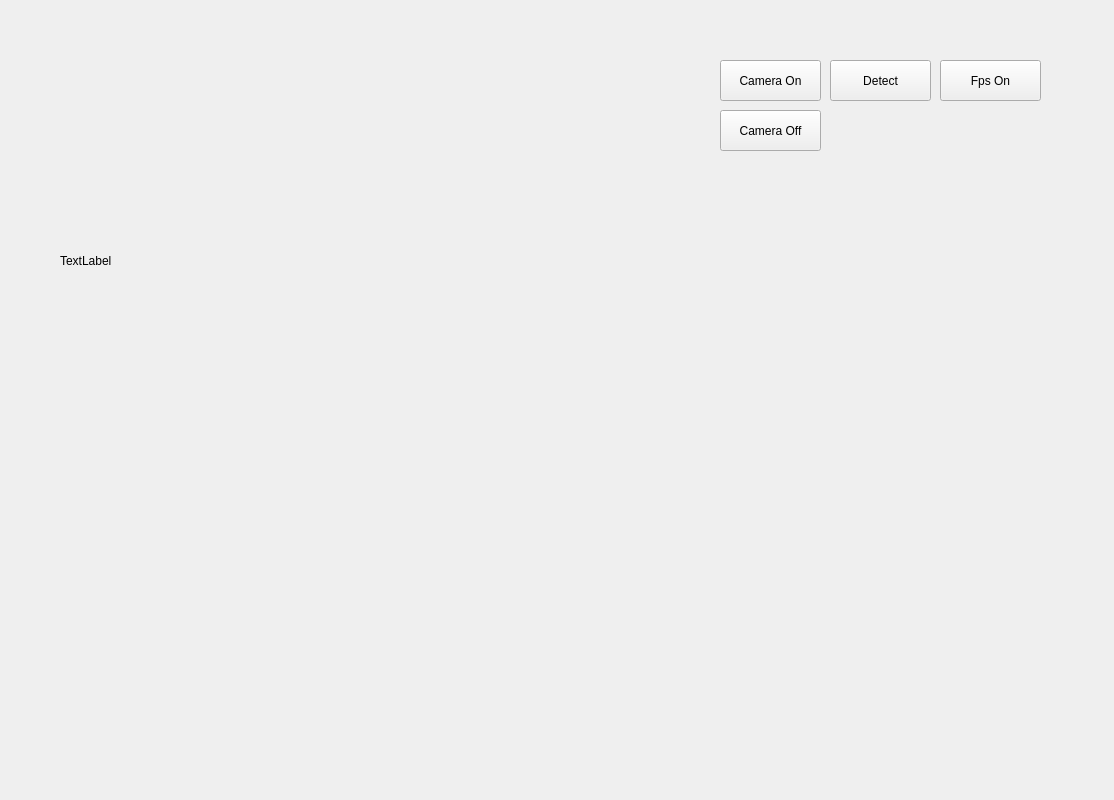
<?xml version="1.0" encoding="UTF-8"?>
<ui version="4.0">
 <class>Form</class>
 <widget class="QWidget" name="Form">
  <property name="geometry">
   <rect>
    <x>0</x>
    <y>0</y>
    <width>1114</width>
    <height>800</height>
   </rect>
  </property>
  <property name="windowTitle">
   <string>Form</string>
  </property>
  <widget class="QPushButton" name="btn_start">
   <property name="geometry">
    <rect>
     <x>720</x>
     <y>60</y>
     <width>101</width>
     <height>41</height>
    </rect>
   </property>
   <property name="text">
    <string>Camera On</string>
   </property>
  </widget>
  <widget class="QPushButton" name="btn_stop">
   <property name="geometry">
    <rect>
     <x>720</x>
     <y>110</y>
     <width>101</width>
     <height>41</height>
    </rect>
   </property>
   <property name="text">
    <string>Camera Off</string>
   </property>
  </widget>
  <widget class="QLabel" name="label_Cam">
   <property name="geometry">
    <rect>
     <x>60</x>
     <y>40</y>
     <width>601</width>
     <height>441</height>
    </rect>
   </property>
   <property name="text">
    <string>TextLabel</string>
   </property>
  </widget>
  <widget class="QPushButton" name="btn_start_2">
   <property name="geometry">
    <rect>
     <x>830</x>
     <y>60</y>
     <width>101</width>
     <height>41</height>
    </rect>
   </property>
   <property name="text">
    <string>Detect</string>
   </property>
  </widget>
  <widget class="QPushButton" name="btn_start_3">
   <property name="geometry">
    <rect>
     <x>940</x>
     <y>60</y>
     <width>101</width>
     <height>41</height>
    </rect>
   </property>
   <property name="text">
    <string>Fps On</string>
   </property>
  </widget>
 </widget>
 <resources/>
 <connections/>
</ui>
